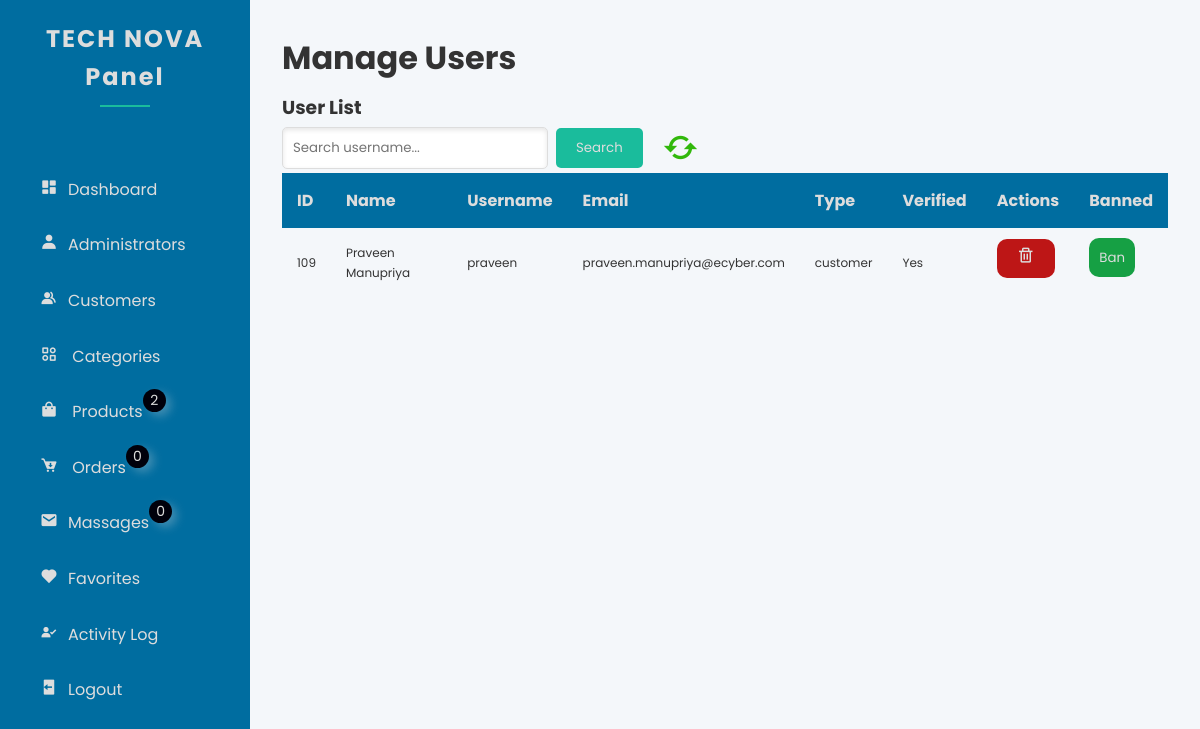
/Admin/user.php, run on the app's committed database.
### tables this page shows
CREATE TABLE `users` (
  `user_id` int(11) NOT NULL,
  `name` varchar(80) NOT NULL,
  `username` varchar(50) NOT NULL,
  `phone` int(10) NOT NULL,
  `password` varchar(255) NOT NULL,
  `email` varchar(100) NOT NULL,
  `type` varchar(10) NOT NULL DEFAULT 'customer',
  `is_banned` int(2) NOT NULL DEFAULT 0,
  `is_logged_in` tinyint(1) DEFAULT 0,
  `created_at` timestamp NOT NULL DEFAULT current_timestamp(),
  `profile_picture` varchar(255) NOT NULL,
  `verification_code` varchar(11) NOT NULL,
  `is_verified` tinyint(4) NOT NULL DEFAULT 0
);

### Admin/user.php (the view, shortened to what this page needs)
<?php include "sidebar.php"?>
<main class="main-content">
    <section id="users" class="section">
        <h2>Manage Users</h2>
        <h3>User List</h3>
        <div class="search">
            <form action="#" method="POST">
                <input type="text" id="userSearch" name="userSearch" placeholder="Search username..." class="search-box"
                    aria-label="Search users">
                <button type="submit" name="userSearchBtn" class="btn-primary">Search</button>
                <a href="user.php"><i class='bx bx-refresh  refresh'></i></a>
            </form>
        </div>
        <table class="table" aria-label="User Table">
            <thead>
                <tr>
                    <th>ID</th>
                    <th>Name</th>
                    <th>Username</th>
                    <th>Email</th>
                    <th>Type</th>
                    <th>Verified</th>
                    <th>Actions</th>
                    <th>Banned</th>
                </tr>
            </thead>
            <tbody id="userList">
                <?php
                    if (isset($_POST['userSearchBtn'])) {
                        $search = $_POST['userSearch'];
                        $query = "SELECT * FROM users WHERE username LIKE '%$search%'";
                        $result = mysqli_query($conn, $query);
                        if (mysqli_num_rows($result) > 0) {
                            while ($row = mysqli_fetch_assoc($result)) {
                                echo "<tr>";
                                echo "<td>" . $row['user_id'] . "</td>";
                                echo "<td>" . $row['name'] . "</td>";
                                echo "<td>" . $row['username'] . "</td>";
                                echo "<td>" . $row['email'] . "</td>";
                                echo "<td>" . $row['type'] . "</td>";
                                echo "<td>" . ($row['is_verified'] ? "Yes" : "No") . "</td>";
                                echo "<td>
                                        <button class='delete'><a href='user_delete.php?delete_id=" . $row['user_id'] . "'><i class='bx bx-trash'> </i></a></button>
                                    </td>";
                                    echo "<td><button class='update'>" . ($row['is_banned'] ? "<a  href='account_unban.php?user_id=" . $row['user_id'] . "'>Unban</a>" : "<a href='account_ban.php?user_id=" . $row['user_id'] . "'>Ban</a>") ." </button></td>";
                                echo "</tr>";
                            }
                        } else {
                            echo "<tr><td colspan='7'>No Users Found</td></tr>";
                        }
                    } else {
                        $query = "SELECT * FROM users WHERE type='customer'";
                        $result = mysqli_query($conn, $query);
                        if (mysqli_num_rows($result) > 0) {
                            while ($row = mysqli_fetch_assoc($result)) {
                                echo "<tr>";
                                echo "<td>" . $row['user_id'] . "</td>";
                                echo "<td>" . $row['name'] . "</td>";
                                echo "<td>" . $row['username'] . "</td>";
                                echo "<td>" . $row['email'] . "</td>";
                                echo "<td>" . $row['type'] . "</td>";
                                echo "<td>" . ($row['is_verified'] ? "Yes" : "No") . "</td>";
                                echo "<td>
                                        <button class='delete'><a href='user_delete.php?delete_id=" . $row['user_id'] . "'><i class='bx bx-trash'> </i></a></button>
                                    </td>";
                                    echo "<td><button class='update'>" . ($row['is_banned'] ? "<a  href='account_unban.php?user_id=" . $row['user_id'] . "'>Unban</a>" : "<a href='account_ban.php?user_id=" . $row['user_id'] . "'>Ban</a>") ." </button></td>";
                                echo "</tr>";
                            }
                        } else {
                            echo "<tr><td colspan='7'>No Users Found</td></tr>";
                        }
                    }
                ?>
            </tbody>
        </table>
    </section>
</main>

### Admin/style.css (style rules this page uses)
* { margin: 0; padding: 0; box-sizing: border-box; font-family: 'Poppins', sans-serif; }
:root { --bg-color: #f4f7fa; --font-color: #333; --sidebar-color: #006da0; --sidebar-font-color: #ddd; --btn-color: #1abc9c; --btn-hover-color:checkout; --focus-color: #6ba5ac; --transition-speed: 0.3s; }
body { display: flex; background-color: var(--bg-color); color: var(--font-color); transition: background-color var(--transition-speed), color var(--transition-speed); line-height: 1.6; }
.main-content { flex: 1; padding: 2rem; margin-left: 250px; transition: margin-left var(--transition-speed); }
.section { margin-bottom: 40px; }
h2 { font-size: 2rem; margin-bottom: 10px; }
h3 { margin-top: 10px; }
table { width: 100%; border-collapse: collapse; background-color: var(--bg-color); }
thead th { position: sticky; top: 0; background-color: var(--sidebar-color); color: var(--sidebar-font-color); padding: 15px; text-align: left; }
tbody td { padding: 15px; text-align: left; font-size: 12px; border-bottom: 1px solid #ecf0f1; }
tbody tr:last-child td { border-bottom: none; }
.table button { border: none; cursor: pointer; transition: background-color var(--transition-speed), transform var(--transition-speed); background:none; margin-bottom: 10px; }
.table .update a { width: 80px; background-color: #16a044; color: var(--sidebar-font-color); padding: 10px; text-decoration: none; border: none; border-radius: 10px; margin-right: 5px; }
.table .delete a { width: 80px; background-color: #bd1616; color: var(--sidebar-font-color); padding: 10px; text-decoration: none; border: none; border-radius: 10px; }
.search-box { padding: 10px; width: 30%; border: 1px solid #ddd; border-radius: 5px; box-shadow: inset 0 2px 5px rgba(0, 0, 0, 0.1); transition: box-shadow var(--transition-speed); }
.search form { display: flex; align-items: center; gap: 8px; }
.refresh { font-size: 40px; color: rgb(49, 184, 11); padding-top: 5px; }
.btn-primary { background-color: var(--btn-color); color: var(--sidebar-font-color); padding: 10px 20px; border: none; border-radius: 5px; cursor: pointer; transition: background-color var(--transition-speed), transform var(--transition-speed); will-change: transform, background-color; }
table { width: 100%; border-collapse: collapse; }
th, td { padding: 10px; text-align: left; }
thead { background-color: var(--sidebar-color); color: var(--sidebar-font-color); }

### Admin/sidebar.php (style rules this page uses)
i { font-size: 18px; margin: 0 10px; }

### data on the page
users: user_id "109", name "Praveen Manupriya", username "praveen", email "praveen.manupriya@ecyber.com", type "customer", is_verified "Yes"

### other printed values
$count "2"
